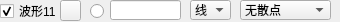
               <widget class="QWidget" name="widget_11" native="true">
                <property name="minimumSize">
                 <size>
                  <width>0</width>
                  <height>22</height>
                 </size>
                </property>
                <property name="maximumSize">
                 <size>
                  <width>16777215</width>
                  <height>22</height>
                 </size>
                </property>
                <widget class="QLineEdit" name="txtValueCurve11">
                 <property name="geometry">
                  <rect>
                   <x>110</x>
                   <y>0</y>
                   <width>71</width>
                   <height>20</height>
                  </rect>
                 </property>
                 <property name="text">
                  <string/>
                 </property>
                </widget>
                <widget class="QRadioButton" name="rdoBoldCurve11">
                 <property name="geometry">
                  <rect>
                   <x>90</x>
                   <y>3</y>
                   <width>16</width>
                   <height>16</height>
                  </rect>
                 </property>
                 <property name="text">
                  <string/>
                 </property>
                 <property name="checked">
                  <bool>false</bool>
                 </property>
                </widget>
                <widget class="QCheckBox" name="chkVisibleCurve11">
                 <property name="geometry">
                  <rect>
                   <x>0</x>
                   <y>3</y>
                   <width>60</width>
                   <height>16</height>
                  </rect>
                 </property>
                 <property name="text">
                  <string>波形11</string>
                 </property>
                 <property name="checked">
                  <bool>true</bool>
                 </property>
                </widget>
                <widget class="QPushButton" name="btnColourCurve11">
                 <property name="geometry">
                  <rect>
                   <x>60</x>
                   <y>0</y>
                   <width>21</width>
                   <height>21</height>
                  </rect>
                 </property>
                 <property name="text">
                  <string/>
                 </property>
                </widget>
                <widget class="QComboBox" name="cmbLineStyle11">
                 <property name="geometry">
                  <rect>
                   <x>190</x>
                   <y>0</y>
                   <width>41</width>
                   <height>20</height>
                  </rect>
                 </property>
                 <property name="currentIndex">
                  <number>1</number>
                 </property>
                 <item>
                  <property name="text">
                   <string>点</string>
                  </property>
                 </item>
                 <item>
                  <property name="text">
                   <string>线</string>
                  </property>
                 </item>
                 <item>
                  <property name="text">
                   <string>左</string>
                  </property>
                 </item>
                 <item>
                  <property name="text">
                   <string>右</string>
                  </property>
                 </item>
                 <item>
                  <property name="text">
                   <string>中</string>
                  </property>
                 </item>
                 <item>
                  <property name="text">
                   <string>积</string>
                  </property>
                 </item>
                </widget>
                <widget class="QComboBox" name="cmbScatterStyle11">
                 <property name="geometry">
                  <rect>
                   <x>240</x>
                   <y>0</y>
                   <width>91</width>
                   <height>20</height>
                  </rect>
                 </property>
                 <property name="focusPolicy">
                  <enum>Qt::WheelFocus</enum>
                 </property>
                 <property name="maxVisibleItems">
                  <number>20</number>
                 </property>
                 <item>
                  <property name="text">
                   <string>无散点</string>
                  </property>
                  <property name="icon">
                   <iconset resource="res.qrc">
                    <normaloff>:/pic/ssNone.png</normaloff>:/pic/ssNone.png</iconset>
                  </property>
                 </item>
                 <item>
                  <property name="text">
                   <string>x形</string>
                  </property>
                  <property name="icon">
                   <iconset resource="res.qrc">
                    <normaloff>:/pic/ssCross.png</normaloff>:/pic/ssCross.png</iconset>
                  </property>
                 </item>
                 <item>
                  <property name="text">
                   <string>+形</string>
                  </property>
                  <property name="icon">
                   <iconset resource="res.qrc">
                    <normaloff>:/pic/ssPlus.png</normaloff>:/pic/ssPlus.png</iconset>
                  </property>
                 </item>
                 <item>
                  <property name="text">
                   <string>空心圆</string>
                  </property>
                  <property name="icon">
                   <iconset resource="res.qrc">
                    <normaloff>:/pic/ssCircle.png</normaloff>:/pic/ssCircle.png</iconset>
                  </property>
                 </item>
                 <item>
                  <property name="text">
                   <string>实心圆</string>
                  </property>
                  <property name="icon">
                   <iconset resource="res.qrc">
                    <normaloff>:/pic/ssDisc.png</normaloff>:/pic/ssDisc.png</iconset>
                  </property>
                 </item>
                 <item>
                  <property name="text">
                   <string>矩形</string>
                  </property>
                  <property name="icon">
                   <iconset resource="res.qrc">
                    <normaloff>:/pic/ssSquare.png</normaloff>:/pic/ssSquare.png</iconset>
                  </property>
                 </item>
                 <item>
                  <property name="text">
                   <string>菱形</string>
                  </property>
                  <property name="icon">
                   <iconset resource="res.qrc">
                    <normaloff>:/pic/ssDiamond.png</normaloff>:/pic/ssDiamond.png</iconset>
                  </property>
                 </item>
                 <item>
                  <property name="text">
                   <string>星形</string>
                  </property>
                  <property name="icon">
                   <iconset resource="res.qrc">
                    <normaloff>:/pic/ssStar.png</normaloff>:/pic/ssStar.png</iconset>
                  </property>
                 </item>
                 <item>
                  <property name="text">
                   <string>正三角</string>
                  </property>
                  <property name="icon">
                   <iconset resource="res.qrc">
                    <normaloff>:/pic/ssTriangle.png</normaloff>:/pic/ssTriangle.png</iconset>
                  </property>
                 </item>
                 <item>
                  <property name="text">
                   <string>倒三角</string>
                  </property>
                  <property name="icon">
                   <iconset resource="res.qrc">
                    <normaloff>:/pic/ssTriangleInverted.png</normaloff>:/pic/ssTriangleInverted.png</iconset>
                  </property>
                 </item>
                 <item>
                  <property name="text">
                   <string>x框</string>
                  </property>
                  <property name="icon">
                   <iconset resource="res.qrc">
                    <normaloff>:/pic/ssCrossSquare.png</normaloff>:/pic/ssCrossSquare.png</iconset>
                  </property>
                 </item>
                 <item>
                  <property name="text">
                   <string>+框</string>
                  </property>
                  <property name="icon">
                   <iconset resource="res.qrc">
                    <normaloff>:/pic/ssPlusSquare.png</normaloff>:/pic/ssPlusSquare.png</iconset>
                  </property>
                 </item>
                 <item>
                  <property name="text">
                   <string>x圆</string>
                  </property>
                  <property name="icon">
                   <iconset resource="res.qrc">
                    <normaloff>:/pic/ssCrossCircle.png</normaloff>:/pic/ssCrossCircle.png</iconset>
                  </property>
                 </item>
                 <item>
                  <property name="text">
                   <string>+圆</string>
                  </property>
                  <property name="icon">
                   <iconset resource="res.qrc">
                    <normaloff>:/pic/ssPlusCircle.png</normaloff>:/pic/ssPlusCircle.png</iconset>
                  </property>
                 </item>
                 <item>
                  <property name="text">
                   <string>和平</string>
                  </property>
                  <property name="icon">
                   <iconset resource="res.qrc">
                    <normaloff>:/pic/ssPeace.png</normaloff>:/pic/ssPeace.png</iconset>
                  </property>
                 </item>
                </widget>
               </widget>
